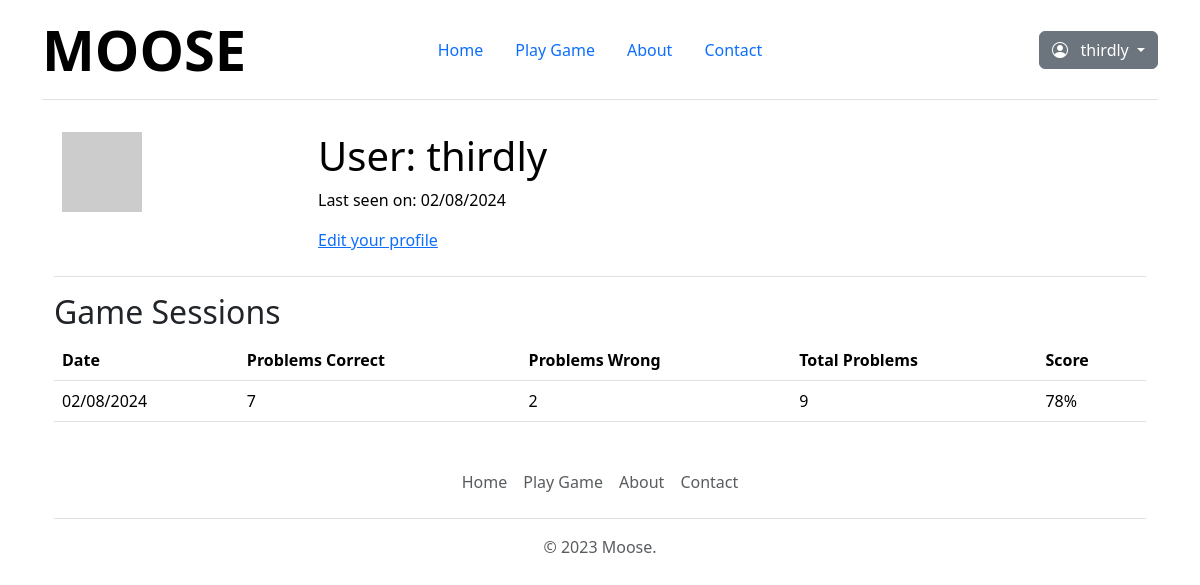
The app's page /user/thirdly (signed in), older data.
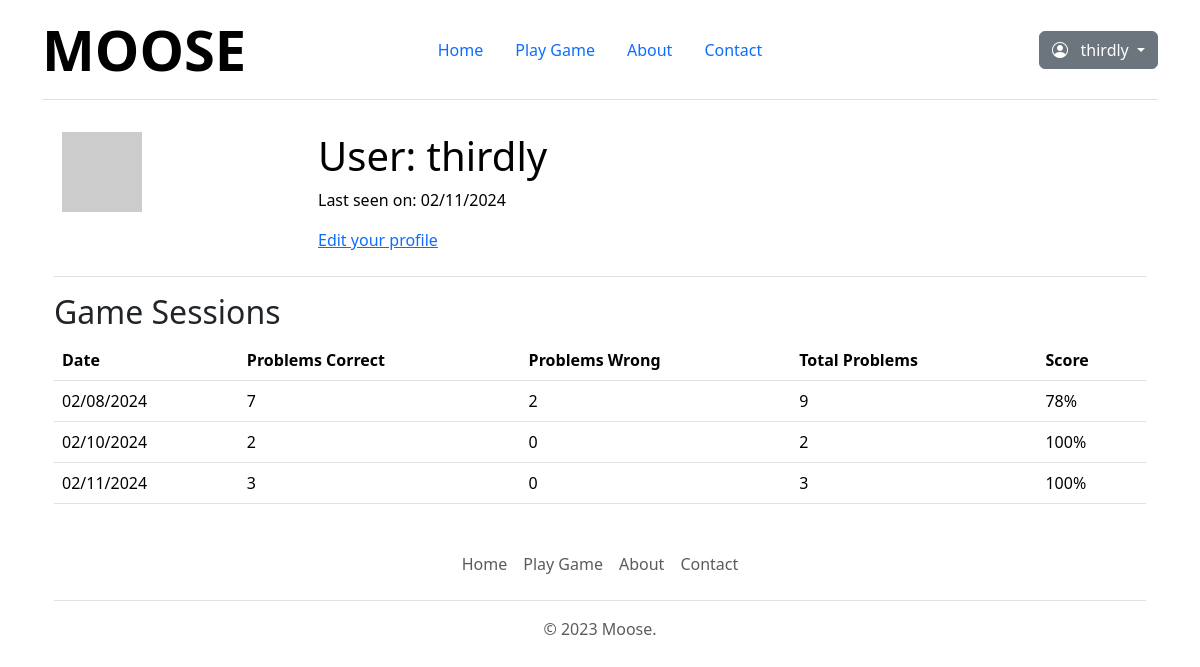
The same page, newer data.
### app/models.py (models this page shows, shortened)
class User(UserMixin, db.Model):
    id: so.Mapped[int] = so.mapped_column(primary_key=True)
    username: so.Mapped[str] = so.mapped_column(
        sa.String(64), index=True, unique=True
    )
    email: so.Mapped[str] = so.mapped_column(
        sa.String(120), index=True, unique=True
    )
    password_hash: so.Mapped[Optional[str]] = so.mapped_column(sa.String(256))
    about_me: so.Mapped[Optional[str]] = so.mapped_column(sa.String(140))
    last_seen: so.Mapped[Optional[datetime]] = so.mapped_column(
        default=lambda: datetime.now(timezone.utc)
    )
    posts: so.WriteOnlyMapped["Post"] = so.relationship(
        back_populates="author"
    )
    def avatar(self, size):
        digest = md5(self.email.lower().encode("utf-8")).hexdigest()
        return f"https://www.gravatar.com/avatar/{digest}?d=identicon&s={size}"
    game_sessions = db.relationship(
        "GameSession", backref="user", lazy="dynamic"
    )

class GameSession(db.Model):
    id = so.mapped_column(sa.Integer, primary_key=True)
    user_id = so.mapped_column(
        sa.Integer, sa.ForeignKey("user.id"), index=True
    )
    session_date = so.mapped_column(
        sa.Date, default=datetime.now(timezone.utc), index=True
    )
    total_problems = so.mapped_column(sa.Integer)
    problems_correct = so.mapped_column(sa.Integer)
    problems_wrong = so.mapped_column(sa.Integer)
    details = so.relationship(
        "GameDetail", back_populates="session", lazy=True
    )

### app/routes.py (the view)
@app.route("/user/<username>")
@login_required
def user(username):
    user = User.query.filter_by(username=username).first_or_404()
    game_sessions = user.game_sessions.order_by(
        GameSession.session_date.desc()
    )
    return render_template("user.html", user=user, game_sessions=game_sessions)

### app/models.py (called while the page is built)
@login.user_loader
def load_user(id):
    return db.session.get(User, int(id))

### app/routes.py (called while the page is built)
@app.before_request
def before_request():
    if current_user.is_authenticated:
        current_user.last_seen = datetime.now(timezone.utc)
        db.session.commit()

### app/templates/user.html (shortened to what this page needs)
{% extends "base.html" %} {% block content %}
<table class="table table-hover">
  <tr>
    <td width="256px"><img src="{{ user.avatar(256) }}" /></td>
    <td>
      <h1>User: {{ user.username }}</h1>
       {% if user.last_seen %}
      <p>Last seen on: {{ user.last_seen.strftime('%m/%d/%Y') }}</p>
      {% endif %} {% if user == current_user %}
      <p><a href="{{ url_for('edit_profile') }}">Edit your profile</a></p>
      {% endif %}
    </td>
  </tr>
</table>
<h2>Game Sessions</h2>
{% if user.game_sessions %}
<table class="table">
  <thead>
    <tr>
      <th>Date</th>
      <th>Problems Correct</th>
      <th>Problems Wrong</th>
      <th>Total Problems</th>
      <th>Score</th>
    </tr>
  </thead>
  <tbody>
    {% for session in user.game_sessions %}
    <tr>
      <td>{{ session.session_date.strftime('%m/%d/%Y') }}</td>
      <td>{{ session.problems_correct }}</td>
      <td>{{ session.problems_wrong }}</td>
      <td>{{ session.total_problems }}</td>
      <td>
        {{ ((session.problems_correct / session.total_problems) * 100)
        |round|int }}%
      </td>
    </tr>
    {% endfor %}
  </tbody>
</table>
{% else %}
<p>No game sessions found.</p>
{% endif %} {% endblock %}

### app/templates/base.html (shortened to what this page needs)
<!DOCTYPE html>
<html>
  <head>
    <link href="/static/dist/css/bootstrap.min.css" rel="stylesheet" />
    <link
      rel="stylesheet"
      href="https://cdn.jsdelivr.net/npm/bootstrap-icons@1.11.3/font/bootstrap-icons.min.css"
    />
    <link
      rel="stylesheet"
      href="{{ url_for('static', filename='css/style.css') }}"
    />
    <link href="/static/css/headers.css" rel="stylesheet" />
  </head>
  <body>
    <div class="container">
      <nav
        class="d-flex flex-wrap align-items-center justify-content-center justify-content-md-between py-3 mb-4 border-bottom"
      >
        <div class="col-md-3 mb-2 mb-md-0">
          <a
            href="/"
            class="d-inline-flex link-body-emphasis text-decoration-none"
          >
            <span class="display-4 fw-bold">MOOSE</span>
          </a>
        </div>
        <ul
          class="nav nav-pills col-12 col-md-auto mb-2 justify-content-center mb-md-0"
        >
          <li>
            <a
              href="{{ url_for('index') }}"
              class="nav-link{% if request.path == url_for('index') %} active{% endif %}"
              aria-current="page"
              >Home</a
            >
          </li>
          <li>
            <a
              href="{{ url_for('game') }}"
              class="nav-link{% if request.path == url_for('game') %} active{% endif %}"
              aria-current="page"
              >Play Game</a
            >
          </li>
          <li>
            <a
              href="{{ url_for('about') }}"
              class="nav-link{% if request.path == url_for('about') %} active{% endif %}"
              aria-current="page"
              >About</a
            >
          </li>
          <li>
            <a
              href="{{ url_for('contact') }}"
              class="nav-link{% if request.path == url_for('contact') %} active{% endif %}"
              aria-current="page"
              >Contact</a
            >
          </li>
        </ul>
        <div class="col-md-3 text-end">
          {% if current_user.is_anonymous %}
          <ul
            class="nav nav-pills col-12 col-md-auto mb-2 justify-content-end mb-md-0"
          >
            <li>
              <a
                href="{{ url_for('login') }}"
                class="nav-link{% if request.path == url_for('login') %} active{% endif %}"
                aria-current="page"
                >Login</a
              >
            </li>
            <li>
              <a
                href="{{ url_for('register') }}"
                class="nav-link{% if request.path == url_for('register') %} active{% endif %}"
                aria-current="page"
                >Register</a
              >
            </li>
          </ul>
          {% else %}
          <div class="dropdown">
            <a
              class="btn btn-secondary dropdown-toggle"
              href="#"
              role="button"
              id="dropdownMenuLink"
              data-bs-toggle="dropdown"
              aria-expanded="false"
            >
              <i class="bi bi-person-circle"></i> &nbsp; {{
              current_user.username }}
            </a>
          </div>
          {% endif %}
        </div>
      </nav>
      <main class="container">{% block content %}{% endblock %}</main>
      <div class="container">
        <footer class="py-3 my-4">
          <ul class="nav justify-content-center border-bottom pb-3 mb-3">
            <li class="nav-item">
              <a
                href="{{ url_for('index') }}"
                class="nav-link px-2 text-body-secondary"
                >Home</a
              >
            </li>
            <li class="nav-item">
              <a
                href="{{ url_for('game') }}"
                class="nav-link px-2 text-body-secondary"
                >Play Game</a
              >
            </li>
            <li class="nav-item">
              <a
                href="{{ url_for('about') }}"
                class="nav-link px-2 text-body-secondary"
                >About</a
              >
            </li>
            <li class="nav-item">
              <a
                href="{{ url_for('contact') }}"
                class="nav-link px-2 text-body-secondary"
                >Contact</a
              >
            </li>
          </ul>
          <p class="text-center text-body-secondary">&copy; 2023 Moose.</p>
        </footer>
      </div>
    </div>
  </body>
</html>

Row changes from the older to the newer data that the page shows:
changed User "thirdly": last_seen "02/08/2024" → "02/11/2024"
added GameSession: session_date "02/10/2024", problems_correct "2", problems_wrong "0", total_problems "2", problems_correct+total_problems "100"
added GameSession: session_date "02/11/2024", problems_correct "3", problems_wrong "0", total_problems "3", problems_correct+total_problems "100"
